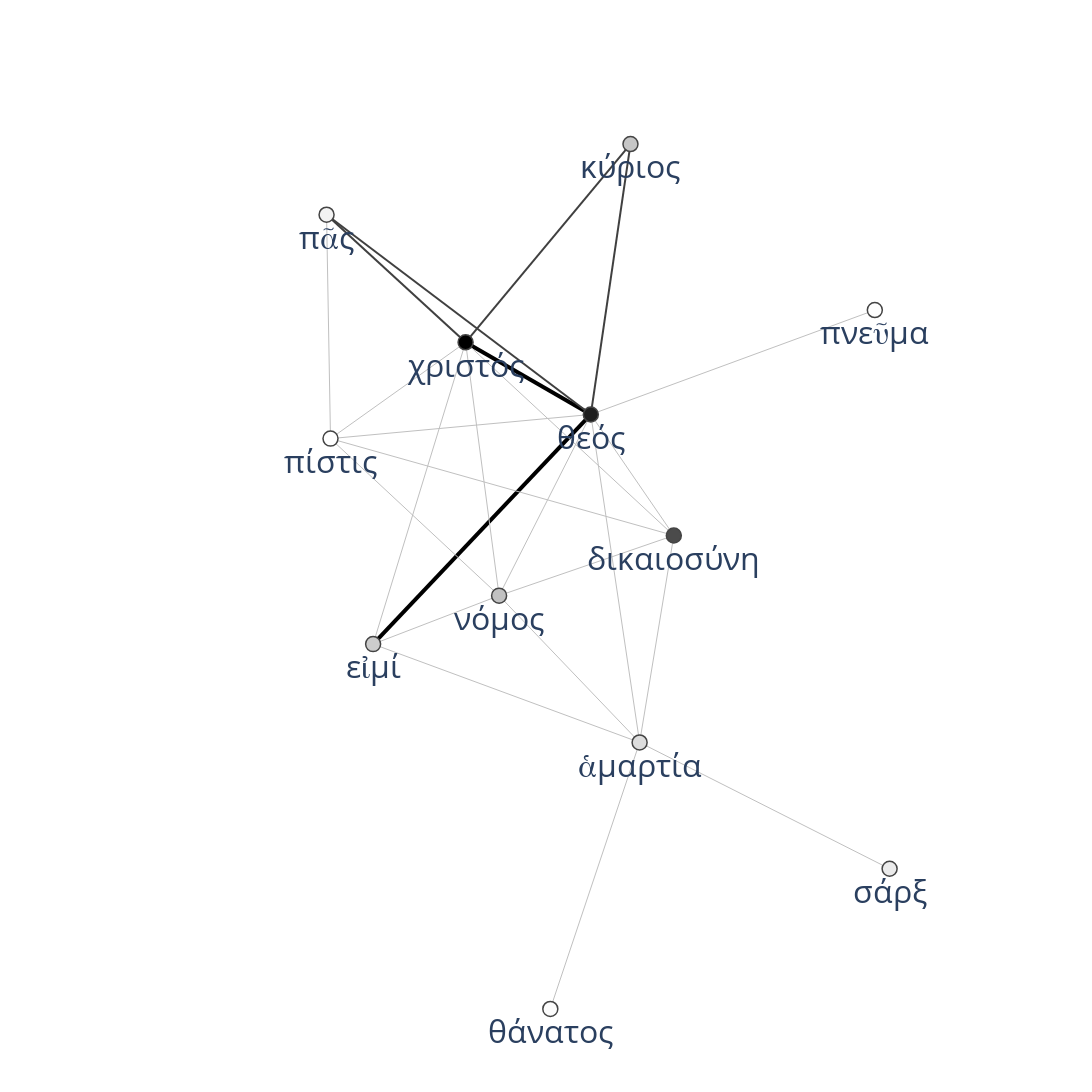

The notebook cell this image was saved under:
### Code cell
G = authors_df[authors_df["author"].str.contains("Paul of")]["dikaiosyne_G_sents"].tolist()[0]
fig = textnet.draw_2d_network(G, 1800, 1200, 32) #
fig.show()

### Figure 1 — Plotly figure (JSON) as saved in the notebook; plotly's stock layout.template omitted (floating-point values rounded to 4 significant figures)
{"data": [{"line": {"color": "#000000", "width": 4}, "mode": "lines", "type": "scatter", "x": [-0.215, 0.04199, null, 0.04199, -0.4048, null], "y": [0.3679, 0.2199, null, 0.2199, -0.2514, null]}, {"line": {"color": "#404040", "width": 2}, "mode": "lines", "type": "scatter", "x": [0.1234, -0.215, null, 0.1234, 0.04199, null, -0.215, -0.5003, null, 0.04199, -0.5003, null], "y": [0.7749, 0.3679, null, 0.7749, 0.2199, null, 0.3679, 0.6299, null, 0.2199, 0.6299, null]}, {"line": {"color": "#C0C0C0", "width": 1}, "mode": "lines", "type": "scatter", "x": [0.6552, 0.1421, null, -0.215, 0.2123, null, -0.215, -0.4048, null, -0.215, -0.1462, null, -0.215, -0.4923, null, 0.2123, 0.04199, null, 0.2123, -0.1462, null, 0.2123, 0.1421, null, 0.2123, -0.4923, null, 0.04199, -0.1462, null, 0.04199, 0.1421, null, 0.04199, -0.4923, null, 0.04199, 0.6248, null, -0.4048, -0.1462, null, -0.4048, 0.1421, null, -0.5003, -0.4923, null, -0.1462, 0.1421, null, -0.1462, -0.4923, null, 0.1421, -0.04112, null], "y": [-0.7124, -0.4531, null, 0.3679, -0.02846, null, 0.3679, -0.2514, null, 0.3679, -0.1519, null, 0.3679, 0.1704, null, -0.02846, 0.2199, null, -0.02846, -0.1519, null, -0.02846, -0.4531, null, -0.02846, 0.1704, null, 0.2199, -0.1519, null, 0.2199, -0.4531, null, 0.2199, 0.1704, null, 0.2199, 0.4342, null, -0.2514, -0.1519, null, -0.2514, -0.4531, null, 0.6299, 0.1704, null, -0.1519, -0.4531, null, -0.1519, 0.1704, null, -0.4531, -1, null]}, {"hoverinfo": "text", "hovertext": ["1", "2", "7", "5", "9", "4", "3", "6", "6", "5", "1", "1"], "marker": {"color": [12, 19, 45, 36, 41, 18, 10, 20, 15, 6, 7, 6], "colorbar": {"thickness": 30, "title": {"side": "right", "text": "degree"}, "xanchor": "left"}, "colorscale": [[0, "rgb(255,255,255)"], [0.125, "rgb(240,240,240)"], [0.25, "rgb(217,217,217)"], [0.375, "rgb(189,189,189)"], [0.5, "rgb(150,150,150)"], [0.625, "rgb(115,115,115)"], [0.75, "rgb(82,82,82)"], [0.875, "rgb(37,37,37)"], [1, "rgb(0,0,0)"]], "line": {"width": 1.5}, "showscale": false, "size": 15}, "mode": "markers+text", "text": ["σάρξ", "κύριος", "χριστός", "δικαιοσύνη", "θεός", "εἰμί", "πᾶς", "νόμος", "ἁμαρτία", "πίστις", "θάνατος", "πνεῦμα"], "textfont": {"size": 32}, "textposition": "bottom center", "type": "scatter", "x": [0.6552, 0.1234, -0.215, 0.2123, 0.04199, -0.4048, -0.5003, -0.1462, 0.1421, -0.4923, -0.04112, 0.6248], "y": [-0.7124, 0.7749, 0.3679, -0.02846, 0.2199, -0.2514, 0.6299, -0.1519, -0.4531, 0.1704, -1, 0.4342]}, {"hoverinfo": "text", "marker": {"opacity": 0}, "mode": "markers", "opacity": 0, "text": ["15", "60", "71", "16", "148", "55", "66", "25", "38", "26", "16", "13", "26", "93", "90", "34", "23", "47", "50", "36", "16", "23", "29", "27", "17"], "type": "scatter", "x": [0.3986, -0.04584, 0.08268, -0.001359, -0.08653, -0.3099, -0.3577, -0.1806, -0.3537, 0.1272, 0.03304, 0.1772, -0.14, -0.1814, -0.2292, -0.05213, 0.09205, -0.2251, 0.3334, -0.2755, -0.1314, -0.4963, -0.002071, -0.3193, 0.05049], "y": [-0.5828, 0.5714, 0.4974, 0.1697, 0.2939, 0.05829, 0.4989, 0.108, 0.2692, 0.09574, -0.09017, -0.2408, 0.07095, -0.01572, 0.4249, 0.03403, -0.1166, 0.1952, 0.327, -0.2016, -0.3522, 0.4001, -0.3025, 0.009247, -0.7266]}], "layout": {"autosize": false, "height": 1200, "hovermode": "closest", "margin": {"b": 10, "l": 10, "r": 10, "t": 10}, "plot_bgcolor": "rgba(0,0,0,0)", "showlegend": false, "title": {"font": {"size": 16}}, "width": 1800, "xaxis": {"range": [-1.15, 1.05], "showgrid": false, "showticklabels": false, "zeroline": false}, "yaxis": {"range": [-1.15, 1.05], "showgrid": false, "showticklabels": false, "zeroline": false}}}
